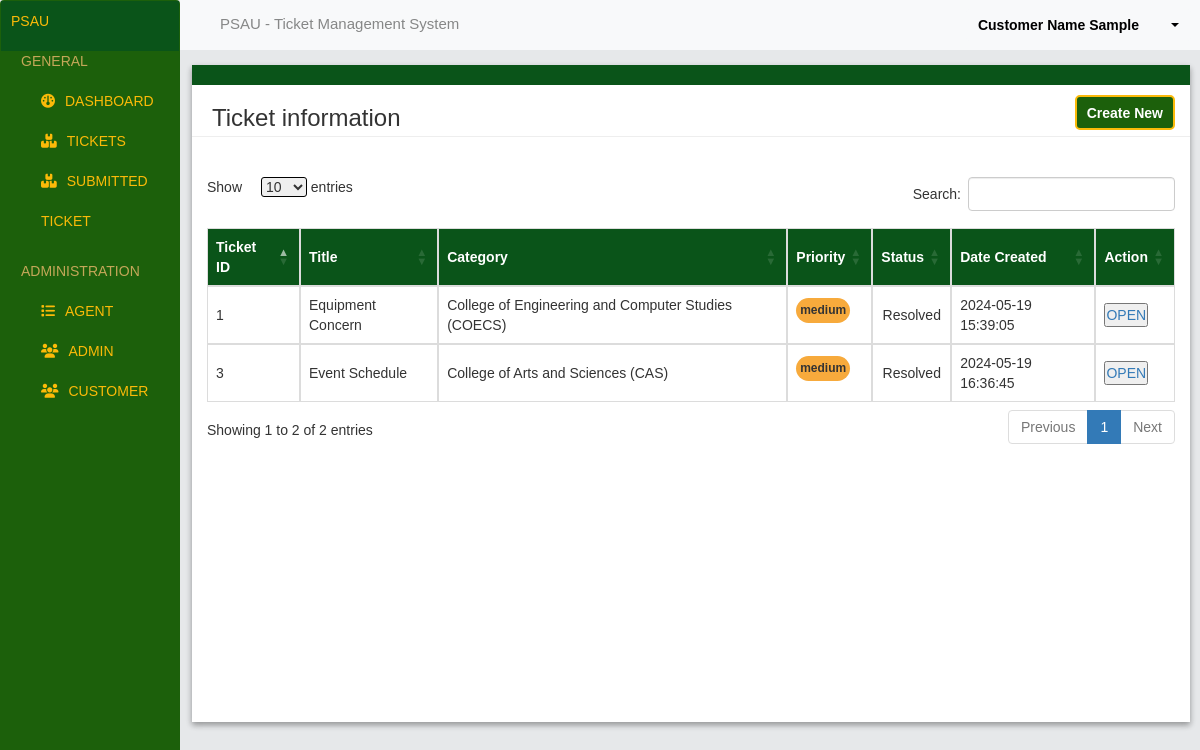
The page /admin/tickets/ticket-view.php (signed in) on the database its author committed.
### tables this page shows
CREATE TABLE `users` (
  `id` int(11) NOT NULL,
  `username` varchar(255) NOT NULL,
  `password` varchar(255) NOT NULL,
  `full_name` varchar(60) NOT NULL,
  `image` text NOT NULL,
  `psau_email` varchar(60) NOT NULL,
  `role` enum('customer','staff','admin') NOT NULL,
  `department` text NOT NULL
);

CREATE TABLE `tickets` (
  `ticketID` int(11) NOT NULL,
  `category` varchar(100) NOT NULL,
  `priority` enum('low','medium','high') NOT NULL,
  `title` varchar(255) NOT NULL,
  `description` text NOT NULL,
  `attachment` text NOT NULL,
  `status` enum('Open','In Progress','Resolved') NOT NULL DEFAULT 'Open',
  `creatorID` int(11) NOT NULL,
  `assigneeID` int(11) DEFAULT NULL,
  `createdAt` timestamp NOT NULL DEFAULT current_timestamp(),
  `updatedAt` timestamp NOT NULL DEFAULT current_timestamp() ON UPDATE current_timestamp()
);

### admin/tickets/ticket-view.php (the view, shortened to what this page needs)
<?php
    include '../../connectivity.php';
$username = $_SESSION["username"];
$sql = "SELECT id, full_name FROM users WHERE username = ?";
$stmt = $conn->prepare($sql);
$stmt->bind_param("s", $username);
$stmt->execute();
$result = $stmt->get_result();
if ($result->num_rows > 0) {
    $row = $result->fetch_assoc();
    $user_id = $row['id'];
    $full_name = $row['full_name'];
} else {
    $user_id = null;
    $full_name = "Unknown";
}
?>
<!DOCTYPE html>
<html lang="en">
<head>
      <link rel="stylesheet" href="https://cdnjs.cloudflare.com/ajax/libs/font-awesome/6.5.2/css/all.min.css"
 />
    <link rel="stylesheet" href="https://maxcdn.bootstrapcdn.com/bootstrap/3.4.1/css/bootstrap.min.css">
    <link rel="stylesheet" href="https://cdn.datatables.net/1.13.4/css/dataTables.bootstrap5.min.css" />
      <link rel="stylesheet" href="../../css/admin-ui.css" />
</head>
<body>
    <div class="navbar">
        <div class="home-nav">
            <p>PSAU</p>
        </div>
        <ul>
            <p class="sub-title">General</p>
            <li class="dash"><a href="http://localhost/psau4/admin/index.php"><i class="fa-solid fa-gauge"></i>Dashboard</a></li>
            <li><a href="http://localhost/psau4/admin/tickets/index.php"><i class="fa-solid fa-boxes-stacked"></i>Tickets</a></li>
            <li><a href="http://localhost/psau4/admin/tickets/ticket-view.php"><i class="fa-solid fa-boxes-stacked"></i>Submitted Ticket</a></li>
            <br />
            <p class="sub-title">Administration</p>
            <li><a href="http://localhost/psau4/admin/agents/index.php"><i class="fa-solid fa-list"></i>Agent</a></li>
            <li><a href="http://localhost/psau4/admin/admin/index.php"><i class="fa-solid fa-users"></i>Admin</a></li>
            <li><a href="http://localhost/psau4/admin/customer/index.php"><i class="fa-solid fa-users"></i>Customer</a></li>
        </ul>
    </div>
    <div class="header">
        <div class="header-title">
            <p>PSAU - Ticket Management System</p>
        </div>
        <div class="account-header">
    <div class="dropdown">
        <button class="btn dropdown-toggle" type="button" data-toggle="dropdown">
            <div class="button-container"><p class="fullname"><?php echo $full_name; ?></p>
            <span class="caret"></span></div>
        </button>
    </div>
</div>
    </div>
    <div class="content">
        <div class="content_design">a</div>
        <div class="conten_text">
            <h3>Ticket information</h3>
            <a href="create-ticket.php"><button ><i class="bi bi-plus"></i>Create New</button></a>
        </div>
        <hr class="hr_content">
        <div class="table-container">
            <table id="myTable" class="display" style="width:100%">
                <thead>
                    <tr>
                        <th>Ticket ID</th>
                        <th>Title</th>
                        <th>Category</th>
                        <th>Priority</th>
                        <th>Status</th>
                        <th>Date Created</th>
                        <th>Action</th>
                    </tr>
                </thead>
                <tbody>
                <?php
            if ($user_id !== null) {
                $sql = "SELECT * FROM tickets WHERE creatorID = ?";
                $stmt = $conn->prepare($sql);
                $stmt->bind_param("i", $user_id);
                $stmt->execute();
                $result = $stmt->get_result();
                if ($result->num_rows > 0) {
                    while ($row = $result->fetch_assoc()) {
                        $status_color = '';
                        switch ($row['priority']) {
                            case 'medium':
                                $status_color = '#F7AA3C';
                                break;
                        }
                        echo "<tr>
                            <td>" . $row['ticketID'] . "</td>
                            <td>" . $row['title'] . "</td>
                            <td>" . $row['category'] . "</td>
                            <td><p style='background-color: $status_color; border-radius:20px; padding-top:4px; text-align:center; font-weight:bold; font-size:12px; width:80%; height:25px;'>" . $row['priority'] . "</p></td>
                            <td style='text-align:center;'>" . $row['status'] . "</td>
                            <td>" . $row['createdAt'] . "</td>
                            <td>
                                <a href='open-ticket.php?id=" . $row['ticketID'] . "'><button>OPEN</button></a>
                            </td>";
                    }
                } else {
                    echo '<p>You have no tickets.</p>';
                }
            } else {
                echo '<p>User ID not set. Please log in.</p>';
            }
        ?>
                </tbody>
            </table>
        </div>
    </div>
</body>
</html>

### css/admin-ui.css (style rules this page uses)
* { margin: 0; padding: 0; box-sizing: border-box; font-family: "Poppins", sans-serif; }
body { background-color: #E6E8EA; }
.navbar { background-color: #1C600B; width: 15%; top: 0; margin: 0%; position: relative; display: flex; flex-direction: column; height: 200vh; color: white; font-family: "Oswald", sans-serif; font-weight: 500; position:fixed; padding-bottom: 100px; text-transform: uppercase; }
.home-nav { background: #0A5419; padding: 10px; color: #FBBA09; }
.sub-title { padding-left: 20px; cursor: default; }
ul { padding: 0; color: #C4A759; }
ul li { list-style: none; transition: background-color 0.5s; }
ul li a { display: block; padding-left: 40px; text-decoration: none; line-height: 40px; color: #FBBA09; font-size: 20; transition: .3s; }
ul li a i { margin-right: 10px; }
.header { display: flex; flex-direction: row; justify-content: space-between; background-color: #F8F9FA; height: 50px; margin-left: 15%; position: fixed; top: 0; width: 85%; z-index: 100; transition: 300ms; }
.header-title { text-align:start ; font-size: 15px; color: #868787; flex: 1; padding: 13px; padding-left: 40px; }
.account-header { flex: 1; text-align: end; padding: 9px; }
.dropdown .btn { border: none; background-color: #F8F9FA; color: black; font-weight: bold; }
.content { display: flex; flex-direction: column; margin-top: 65px; margin-left: 16%; margin-right: 10px; box-shadow: rgba(0, 0, 0, 0.16) 0px 3px 6px, rgba(0, 0, 0, 0.23) 0px 3px 6px; font-family: "Poppins", sans-serif; background-color: #FFFFFF; }
.content_design { color: #0A5419 ; background-color: #0A5419; }
.conten_text { display: flex; flex-direction: row; justify-content: space-between; margin-left: 20px; font-size: 2rem; font-weight: 700; }
.conten_text a button { text-decoration: none; color: white; font-weight: light; font-size: 14px; padding: 5px; padding-left: 10px; padding-right: 10px; margin-right: 15px; background-color: #1C600B; border-radius: 5px; width: auto; height: 35px; margin-top: 10px; border: 2px solid #FBBA09; }
.hr_content { margin-top: -5px; background-color: #EEEEEE; margin-top: 5 px; }
.table-container { margin: 15px; height: 100vh; overflow-x: hidden; margin-left: 15px ; margin-top: 20px; display: flex; flex-direction: column; }
.button-container { position: relative; display: inline-block; height: 10px; }
.fullname { display: inline-block; margin-right: 40px; }
.caret { position: absolute; top: 50%; transform: translateY(-50%); right: 0; margin-top: 5px; }

### admin/tickets/ticket-view.php (style rules this page uses)
.table-container { height: 530px; overflow-x: hidden; margin-left: 15px ; margin-top: 20px; display: flex; flex-direction: column; }
table { width: 100%; border-collapse: collapse; }
th, td { border: .2px solid gainsboro; text-align: left; padding: 8px; }
th { background: #0A5419; color: white; }
tbody tr:nth-child(even) { background-color: #4f5052; }

### rows shown on the page
users: full_name "Customer Name Sample"
tickets: ticketID "1", title "Equipment Concern", category "College of Engineering and Computer Studies (COECS)", priority "medium", status "Resolved", createdAt "2024-05-19 15:39:05"
tickets: ticketID "3", title "Event Schedule", category "College of Arts and Sciences (CAS)", priority "medium", status "Resolved", createdAt "2024-05-19 16:36:45"
